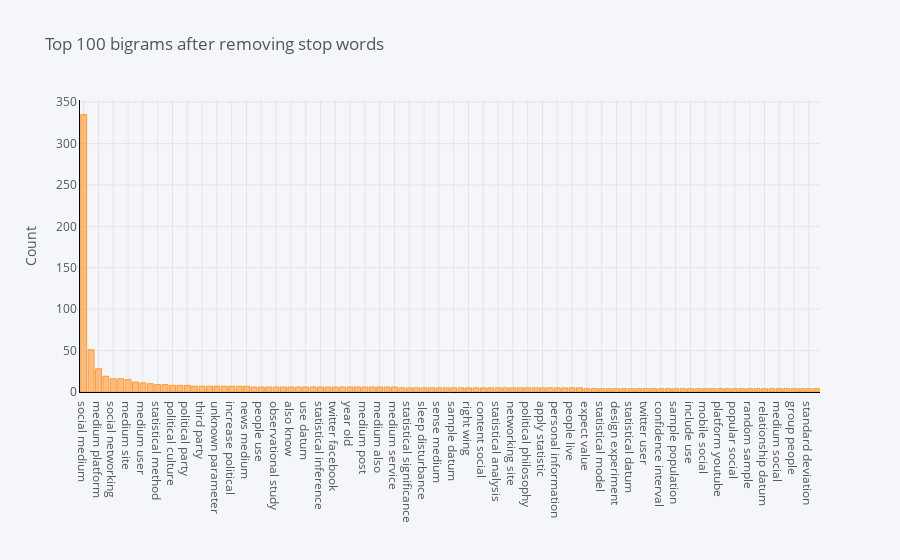

The code cell stored with this chart in its notebook:
### Markdown cell above
## **Plot a Model**

### Code cell
plot_model(plot='bigram')

### Figure 1 — Plotly figure (JSON) as saved in the notebook; plotly's stock layout.template omitted (floating-point values rounded to 4 significant figures)
{"data": [{"marker": {"color": "rgba(255, 153, 51, 0.6)", "line": {"color": "rgba(255, 153, 51, 1.0)", "width": 1}}, "name": "count", "orientation": "v", "text": "", "type": "bar", "x": ["social medium", "use social", "medium platform", "political system", "social networking", "medium use", "medium site", "social network", "medium user", "nation state", "statistical method", "medium marketing", "political culture", "networking service", "political party", "political polarization", "third party", "stateless society", "unknown parameter", "probability theory", "increase political", "datum set", "news medium", "type error", "people use", "user social", "observational study", "probability distribution", "also know", "use hashtag", "use datum", "state formation", "statistical inference", "study find", "twitter facebook", "activity social", "year old", "common sense", "medium post", "mathematical statistic", "medium also", "medium become", "medium service", "form government", "statistical significance", "effect social", "sleep disturbance", "inferential statistic", "sense medium", "social science", "sample datum", "datum type", "right wing", "random variable", "content social", "individual freedom", "statistical analysis", "political science", "networking site", "international relation", "political philosophy", "law enforcement", "apply statistic", "wide range", "personal information", "video platform", "people live", "medium example", "expect value", "example social", "statistical model", "alternative hypothesis", "design experiment", "study involve", "statistical datum", "use statistical", "twitter user", "datum collect", "confidence interval", "medium tool", "sample population", "facebook youtube", "include use", "misuse statistic", "mobile social", "medium outlet", "platform youtube", "many social", "popular social", "post social", "random sample", "fake news", "relationship datum", "rise social", "medium social", "site facebook", "group people", "form social", "standard deviation", "pew research"], "y": [335, 51, 28, 19, 16, 16, 15, 12, 11, 10, 9, 9, 8, 8, 8, 7, 7, 7, 7, 7, 7, 7, 7, 6, 6, 6, 6, 6, 6, 6, 6, 6, 6, 6, 6, 6, 6, 6, 6, 6, 6, 6, 6, 5, 5, 5, 5, 5, 5, 5, 5, 5, 5, 5, 5, 5, 5, 5, 5, 5, 5, 5, 5, 5, 5, 5, 5, 5, 4, 4, 4, 4, 4, 4, 4, 4, 4, 4, 4, 4, 4, 4, 4, 4, 4, 4, 4, 4, 4, 4, 4, 4, 4, 4, 4, 4, 4, 4, 4, 4]}], "layout": {"legend": {"bgcolor": "#F5F6F9", "font": {"color": "#4D5663"}}, "paper_bgcolor": "#F5F6F9", "plot_bgcolor": "#F5F6F9", "title": {"font": {"color": "#4D5663"}, "text": "Top 100 bigrams after removing stop words"}, "xaxis": {"gridcolor": "#E1E5ED", "linecolor": "black", "showgrid": true, "tickfont": {"color": "#4D5663"}, "title": {"font": {"color": "#4D5663"}, "text": ""}, "zerolinecolor": "#E1E5ED"}, "yaxis": {"gridcolor": "#E1E5ED", "linecolor": "black", "showgrid": true, "tickfont": {"color": "#4D5663"}, "title": {"font": {"color": "#4D5663"}, "text": "Count"}, "zerolinecolor": "#E1E5ED"}}}
